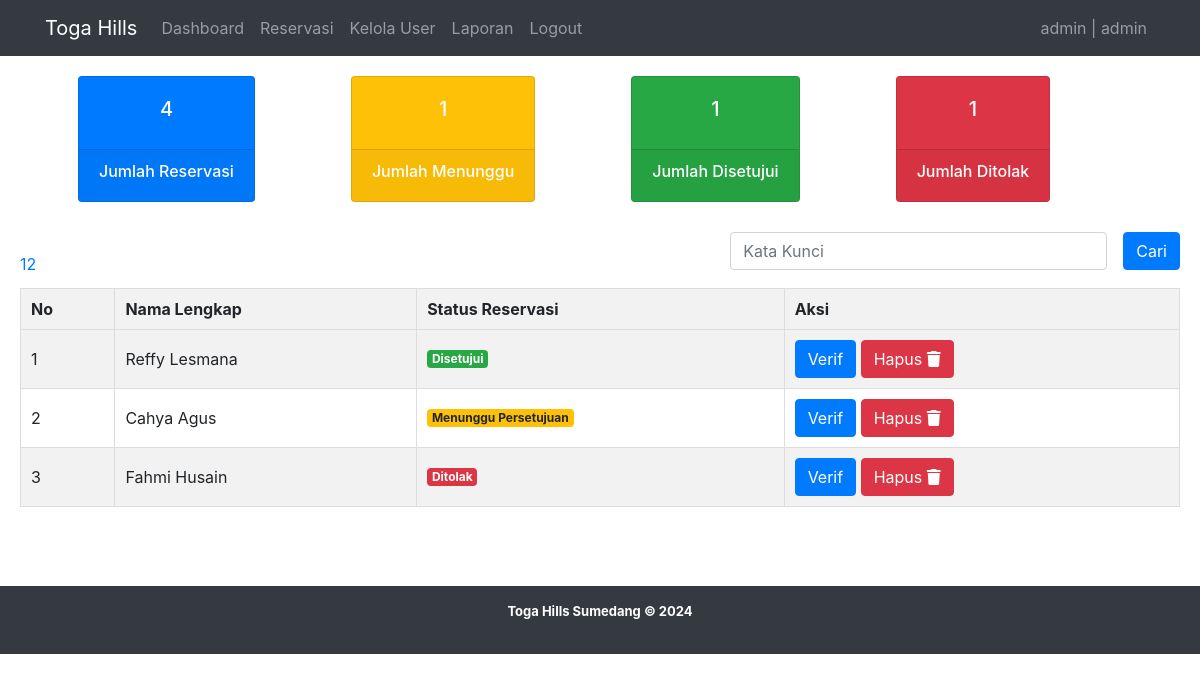
Screenshot of /admin/dashboard.php (signed in) with the database file from the repository.
### tables this page shows
CREATE TABLE `reservasi` (
  `id_reservasi` int(11) NOT NULL,
  `nama_lengkap` varchar(255) DEFAULT NULL,
  `email` varchar(255) DEFAULT NULL,
  `telepon` varchar(20) DEFAULT NULL,
  `tanggal_keberangkatan` date DEFAULT NULL,
  `jumlah_peserta` int(11) DEFAULT NULL,
  `status` varchar(20) DEFAULT NULL,
  `tanggal_pembuatan` datetime DEFAULT NULL
);

### functions.php (called while the page is built, shortened)
<?php
if (!function_exists('query')) {
    function query($conn, $query) {
        $result = mysqli_query($conn, $query);
        $rows = [];
        while ($row = mysqli_fetch_assoc($result)) {
            $rows[] = $row;
        }
        return $rows;
    }
}
?>

### admin/dashboard.php (the view, shortened to what this page needs)
<?php
include "../header.php";
include "../functions.php";
$reservasi = query($conn, "SELECT * FROM reservasi");
$jmlreservasi = count($reservasi);
$jmldataperhalaman = 3;
$jumlahdata = count($reservasi);
$jumlahhalaman = ceil($jumlahdata / $jmldataperhalaman);
$halamanaktif = (isset($_GET['halaman'])) ? $_GET['halaman'] : 1;
$awaldata = ($halamanaktif - 1) * $jmldataperhalaman;
$reservasi = array_slice($reservasi, $awaldata, $jmldataperhalaman);
$resultMenunggu = mysqli_query($conn, "SELECT COUNT(*) AS jmlmenunggu FROM reservasi WHERE status = 'Menunggu Persetujuan'");
$dataMenunggu = mysqli_fetch_assoc($resultMenunggu);
$jmlmenunggu = $dataMenunggu['jmlmenunggu'];
$resultDisetujui = mysqli_query($conn, "SELECT COUNT(*) AS jmldisetujui FROM reservasi WHERE status = 'Disetujui'");
$dataDisetujui = mysqli_fetch_assoc($resultDisetujui);
$jmldisetujui = $dataDisetujui['jmldisetujui'];
$resultDitolak = mysqli_query($conn, "SELECT COUNT(*) AS jmlditolak FROM reservasi WHERE status = 'Ditolak'");
$dataDitolak = mysqli_fetch_assoc($resultDitolak);
$jmlditolak = $dataDitolak['jmlditolak'];
?>
<!DOCTYPE html>
<html lang="en">
<head>
  <link rel="stylesheet" href="../css/style.css">
  <link rel="stylesheet" href="../asset/fontawesome/css/all.css">
</head>
<body>
<div class="dashboard">
<div class="container mt-3">
    <div class="row">
        <div class="col-100 d-flex justify-content-between">
            <div class="card bg-primary text-white text-center mx-5">
                <div class="card-body">
                    <h5><?php echo $jmlreservasi; ?></h5>
                </div>
                <div class="card-footer">
                    <h6>Jumlah Reservasi</h6>
                </div>
            </div>
            <div class="card bg-warning text-white text-center mx-5">
                <div class="card-body">
                    <h5><?php echo $jmlmenunggu; ?></h5>
                </div>
                <div class="card-footer">
                    <h6>Jumlah Menunggu</h6>
                </div>
            </div>
            <div class="card bg-success text-white text-center mx-5">
                <div class="card-body">
                    <h5><?php echo $jmldisetujui; ?></h5>
                </div>
                <div class="card-footer">
                    <h6>Jumlah Disetujui</h6>
                </div>
            </div>
            <div class="card bg-danger text-white text-center mx-5">
                <div class="card-body">
                    <h5><?php echo $jmlditolak; ?></h5>
                </div>
                <div class="card-footer">
                    <h6>Jumlah Ditolak</h6>
                </div>
            </div>
        </div>
    </div>
</div>
<div class="wrap">
    <div class="pagination">
        <?php for ($i = 1; $i <= $jumlahhalaman; $i++) : ?>
            <a href="?halaman=<?= $i; ?>"><?php echo $i; ?></a>
        <?php endfor; ?>
    </div>
    <div class="keyword">
        <form class="form-inline" action="" method="POST">
            <div class="form-group mx-sm-3 mb-2">
                <input type="text" class="form-control" id="keyword" name="keyword" placeholder="Kata Kunci" size="30" autofocus autocomplete="off">
            </div>
            <button type="submit" name="cari" class="btn btn-primary mb-2">Cari</button>
        </form>
    </div>
</div>
<table border="1" cellpadding="10" cellspacing="10">
    <tr>
        <th>No</th>
        <th>Nama Lengkap</th>
        <th>Status Reservasi</th>
        <th>Aksi</th>
    </tr>
    <?php $i = ($halamanaktif - 1) * $jmldataperhalaman + 1; ?>
    <?php foreach ($reservasi as $row) : ?>
        <tr>
            <td><?php echo $i; ?></td>
            <td><?php echo $row["nama_lengkap"]; ?></td>
            <td>
                <form action="" method="post">
                    <?php
                    $status = $row["status"];
                    $badge_class = '';
                    switch ($status) {
                        case 'Menunggu Persetujuan':
                            $badge_class = 'badge badge-warning';
                            break;
                        case 'Disetujui':
                            $badge_class = 'badge badge-success';
                            break;
                        case 'Ditolak':
                            $badge_class = 'badge badge-danger';
                            break;
                    }
                    ?>
                    <span class="<?php echo $badge_class; ?>"><?php echo $status; ?></span>
                </form>
            </td>
              <td>
                  <a href="javascript:void(0);" onclick="verifikasiReservasi( <?php echo $row["id_reservasi"]; ?>)" class="btn btn-primary">Verif</a>
                  <a href="hapus_reservasi.php?id=<?= $row["id_reservasi"]; ?>" onclick="return confirm('Apakah Anda Yakin?');" class="btn btn-danger">Hapus <i class="fa fa-trash"></i></a>
                </td >
        </tr>
        <?php $i++; ?>
    <?php endforeach; ?>
</table>
</div>
</body>
</html>
<?php
include "../footer.php";
?>

### css/style.css (style rules this page uses)
* { padding: 0; margin: 0; box-sizing: border-box; }
body { font-family: "Poppins", sans-serif; }
.wrap { display: flex; justify-content: space-between; }
.wrap .pagination { margin-top: 50px; font-size: medium; }
.wrap .keyword { margin-top: 30px; }
.dashboard { margin: 20px; height: 490px; }
.dashboard table { margin-top: 10px; width: 100%; border-collapse: collapse; }
.dashboard table th, .dashboard table td { padding: 10px; border: 1px solid #ddd; }
.dashboard table th { background-color: #f2f2f2; }
.dashboard table tr:nth-child(even) { background-color: #f2f2f2; }

### rows the page displays
reservasi: nama_lengkap "Reffy Lesmana", status "Disetujui"
reservasi: nama_lengkap "Cahya Agus", status "Menunggu Persetujuan"
reservasi: nama_lengkap "Fahmi Husain", status "Ditolak"

### other values shown
$username "admin"
$role "admin"
$jmlreservasi "4"
$jmlmenunggu "1"
$jmldisetujui "1"
$jmlditolak "1"
